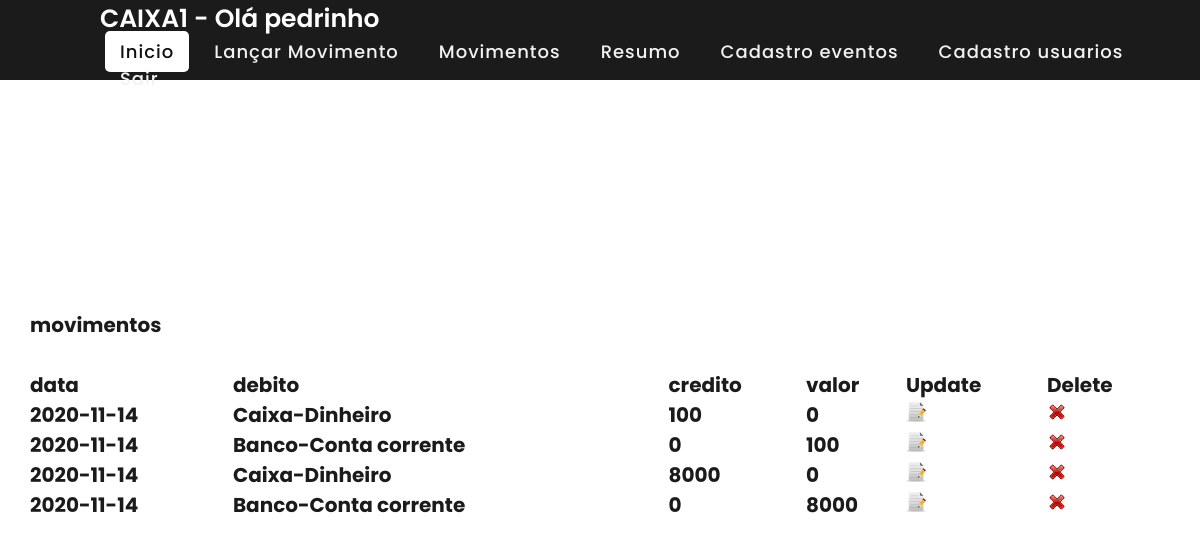
The app's page /front/movimentos_list.php (signed in) with its own data.
### tables this page shows
CREATE TABLE `movimentos_saldo` (
  `movimentos_id` int(11) NOT NULL,
  `movimentos_id_chave` int(20) NOT NULL,
  `movimentos_data` date NOT NULL,
  `movimentos_evento` varchar(50) NOT NULL,
  `movimentos_db` float NOT NULL,
  `movimentos_cr` float NOT NULL,
  `movimentos_obs` varchar(50) NOT NULL
);

### front/movimentos_list.php (the view, shortened to what this page needs)
<!DOCTYPE html>
<html lang="en" dir="ltr">
  <head>
    <link rel="stylesheet" href="../css/style.css">
  </head>
  <body>
  <nav>
      <div class="logo">CAIXA1       - <?php echo 'Olá ' . $_SESSION['usuario'];?></div>
      <ul>
        <li><a class="active" href="index2.php">Inicio</a></li>
        <li><a href="movimentos_lancar.php">Lançar Movimento</a></li>
        <li><a href="movimentos_list.php">Movimentos</a></li>
        <li><a href="movimentos_list_resumo.php">Resumo</a></li>
        <li><a href="cadastrar_evento.php">Cadastro eventos</a></li>
        <li><a href="cadastrar_usuario.php">Cadastro usuarios</a></li>
        <li><a href="index.php">Sair</a></li>
      </ul>
    </nav>
    <div class="content">
      <div>
          <br>
          <br>
        <p>movimentos</p>
        <p>&nbsp;</p>
 <table id="example" class="table table-striped table-bordered" width="100%" cellspacing="0">
 <thead>
  <tr>
   <th>data</th>
   <th>debito</th>
   <th>credito</th>
   <th>valor</th>
   <th>Update</th>
   <th>Delete</th>
  </tr>
 </thead>
 <tbody>
  <?php
include("../conexao.php");
$Show = mysqli_query($conexao, "SELECT * FROM movimentos_saldo");
while($r = mysqli_fetch_array($Show)): ?>
    <tr>
     <td><?php echo $r['movimentos_data']; ?></td>
     <td><?php echo $r['movimentos_evento']; ?></td>
     <td><?php echo $r['movimentos_db']; ?></td>
     <td><?php echo $r['movimentos_cr']; ?></td>
     <td><p><a href="update.php?update_id=<?php echo $r['movimentos_id']; ?>" class="btn btn-warning">
      <img src="../icons/add.png" width="20" height="20" /></a></p></td>
     <td><a href="movimentos_delete.php?delete_id=<?php echo $r['movimentos_id']; ?>" class="btn btn-danger">
      <img src="../icons/delete.png" width="20" height="20" /></a></td>
    </tr>
    <?php endwhile; ?>
 </tbody>
 </table>
        <p>&nbsp;</p>
      </div>
    </div>
  </body>
</html>

### style.css (style rules this page uses)
* { margin: 0; padding: 0; box-sizing: border-box; font-family: 'Poppins', sans-serif; }
nav { display: flex; height: 80px; width: 100%; background: #1b1b1b; align-items: center; justify-content: space-between; padding: 0 50px 0 100px; flex-wrap: wrap; }
nav .logo { color: #fff; font-size: 25px; font-weight: 600; }
nav ul { display: flex; flex-wrap: wrap; list-style: none; }
nav ul li { margin: 0 5px; }
nav ul li a { color: #f2f2f2; text-decoration: none; font-size: 18px; font-weight: 500; padding: 8px 15px; border-radius: 5px; letter-spacing: 1px; transition: all 0.3s ease; }
nav ul li a.active, nav ul li a:hover { color: #111; background: #fff; }
.content { position: absolute; top: 50%; left: 50%; transform: translate(-50%, -50%); text-align:left; z-index: -1; width: 100%; padding: 0 30px; color: #1b1b1b; }
.content div { font-size: 20px; font-weight: 700; }

### records on screen
movimentos_saldo: movimentos_data "2020-11-14", movimentos_evento "Caixa-Dinheiro", movimentos_db "100", movimentos_cr "0"
movimentos_saldo: movimentos_data "2020-11-14", movimentos_evento "Banco-Conta corrente", movimentos_db "0", movimentos_cr "100"
movimentos_saldo: movimentos_data "2020-11-14", movimentos_evento "Caixa-Dinheiro", movimentos_db "8000", movimentos_cr "0"
movimentos_saldo: movimentos_data "2020-11-14", movimentos_evento "Banco-Conta corrente", movimentos_db "0", movimentos_cr "8000"

### other values on screen
$_SESSION['usuario'] "pedrinho"
